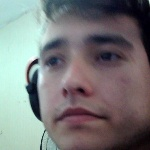
#> input picture Reconocimiento facial/Proyecto_FR/FaceRecog/Daniel Lozano/Daniel Lozano_0.jpg, 150 x 150 px, given in place of the camera
$ python FaceRecog.py
#> lines starting #> are read from the running program, lines starting #| are printed output that depends on the picture
import cv2
import os
import imutils

personName = 'Daniel Lozano'
dataPath = 'Proyecto_FR/FaceRecog'
personPath = dataPath + '/' + personName

if not os.path.exists(personPath):
    print('Carpeta creada: ',personPath)
    os.makedirs(personPath)
cap = cv2.VideoCapture(0,cv2.CAP_DSHOW)
faceClassif = cv2.CascadeClassifier(cv2.data.haarcascades+'haarcascade_frontalface_default.xml')
count = 0


while True:

    ret, frame = cap.read()
#> frame is the input picture: shape (150, 150, 3); mean B, G, R 122.3, 121.9, 121.4
    if ret == False: break
    frame =  imutils.resize(frame, width=640)
#> frame: shape (640, 640, 3)
    gray = cv2.cvtColor(frame, cv2.COLOR_BGR2GRAY)
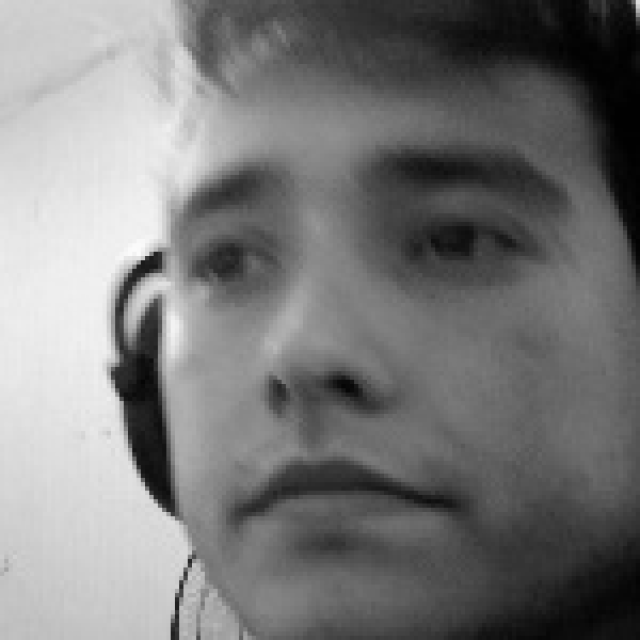
#> gray: shape (640, 640); min 1, max 251, mean 121.8
    auxFrame = frame.copy()
    faces = faceClassif.detectMultiScale(gray,1.3,5)
#> faces = ()
    for (x,y,w,h) in faces:
        cv2.rectangle(frame, (x,y),(x+w,y+h),(0,255,0),2)
        rostro = auxFrame[y:y+h,x:x+w]
        rostro = cv2.resize(rostro,(150,150),interpolation=cv2.INTER_CUBIC)
        cv2.imwrite(personPath + '/{pN}_{c}.jpg'.format(c=count, pN= personName),rostro)
        count = count + 1
        print(count)
#> this loop made 0 passes
#> after the loop, count = 0
    cv2.imshow('frame',frame)
    k =  cv2.waitKey(1)
#> (key Esc is pressed here)
    if k == 27 or count >= 100:
        break


cap.release()
cv2.destroyAllWindows()

$ run again, on Reconocimiento facial/Proyecto_FR/FaceRecog/Daniel Lozano/Daniel Lozano_1.jpg
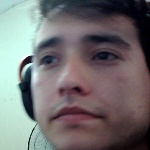
#> input picture Reconocimiento facial/Proyecto_FR/FaceRecog/Daniel Lozano/Daniel Lozano_1.jpg, 150 x 150 px, given in place of the camera
#> frame is the input picture: shape (150, 150, 3); mean B, G, R 113.5, 112.7, 115.3
#> frame: shape (640, 640, 3)
#> `gray = cv2.cvtColor(frame, cv2.COLOR_BGR2GRAY)`:
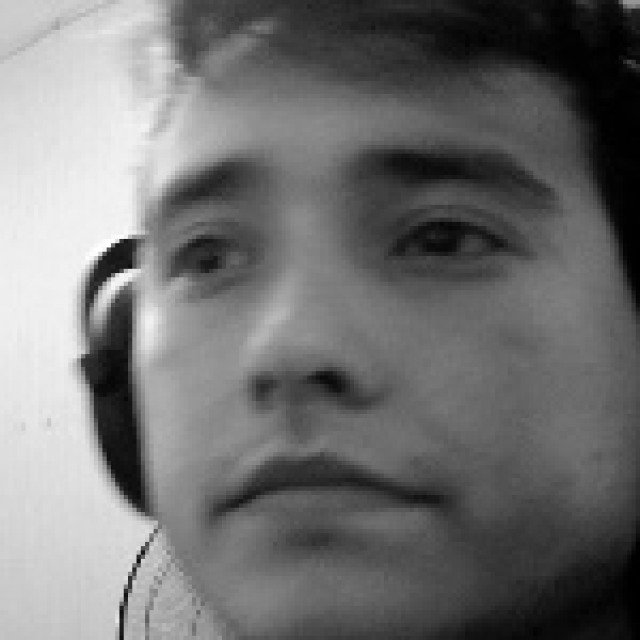
#> gray: shape (640, 640); min 0, max 255, mean 113.6
#> faces = ()
#> after the loop `for (x,y,w,h) in faces:`: count = 0

$ run again, on Reconocimiento facial/Proyecto_FR/FaceRecog/Daniel Lozano/Daniel Lozano_10.jpg
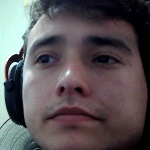
#> input picture Reconocimiento facial/Proyecto_FR/FaceRecog/Daniel Lozano/Daniel Lozano_10.jpg, 150 x 150 px, given in place of the camera
#> frame is the input picture: shape (150, 150, 3); mean B, G, R 88.2, 84.9, 91.2
#> frame: shape (640, 640, 3)
#> `gray = cv2.cvtColor(frame, cv2.COLOR_BGR2GRAY)`:
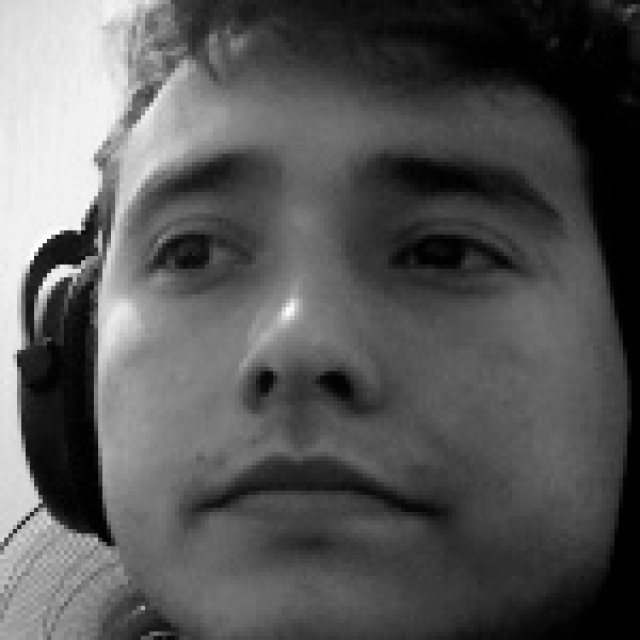
#> gray: shape (640, 640); min 0, max 254, mean 87.1
#> faces = ()
#> after the loop `for (x,y,w,h) in faces:`: count = 0

$ run again, on Reconocimiento facial/Proyecto_FR/FaceRecog/Daniel Lozano/Daniel Lozano_11.jpg
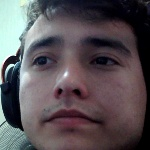
#> input picture Reconocimiento facial/Proyecto_FR/FaceRecog/Daniel Lozano/Daniel Lozano_11.jpg, 150 x 150 px, given in place of the camera
#> frame is the input picture: shape (150, 150, 3); mean B, G, R 86, 81.8, 89.1
#> frame: shape (640, 640, 3)
#> `gray = cv2.cvtColor(frame, cv2.COLOR_BGR2GRAY)`:
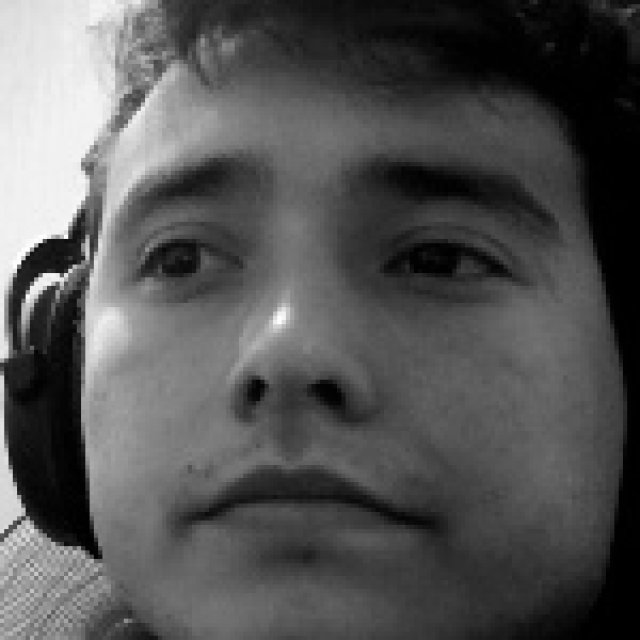
#> gray: shape (640, 640); min 0, max 254, mean 84.4
#> faces = ()
#> after the loop `for (x,y,w,h) in faces:`: count = 0
